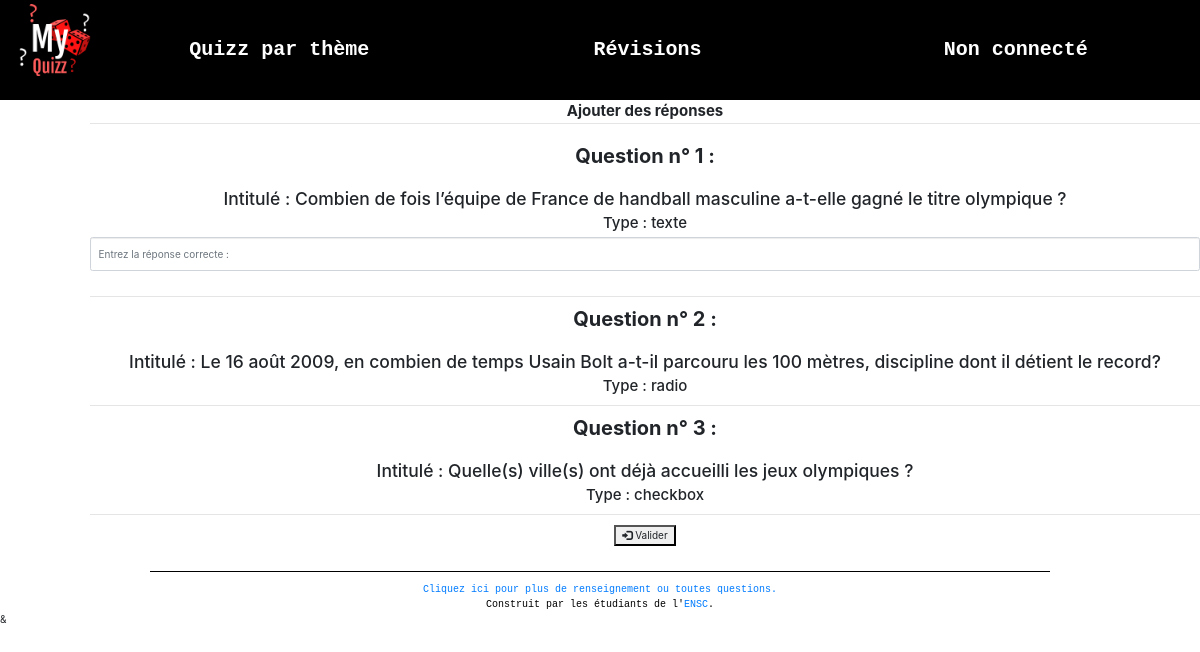
/add_reponse.php?id=1, run on the app's committed database.
### tables this page shows
CREATE TABLE `question` (
  `ques_id` int(11) NOT NULL,
  `ques_type` enum('texte','radio','checkbox') NOT NULL,
  `ques_cont` varchar(255) NOT NULL,
  `quiz_id` int(11) NOT NULL
);

### includes/function.php (called while the page is built, shortened)
<?php
function getDb() {
    try{
		return new PDO("mysql:host=localhost;dbname=myquizz;charset=utf8", 'root', '', array(PDO::ATTR_ERRMODE => PDO::ERRMODE_EXCEPTION));
    }
    catch(PDOException $e){
        echo "Erreur : " . $e->getMessage();
    }
}
?>

### add_reponse.php (the view, shortened to what this page needs)
<?php
	require_once "includes/function.php";
	$quizId = $_GET['id'];
	$stmt2 = getDb()->prepare('select * from question where quiz_id=?');
	$stmt2->execute(array($quizId));
	$questions = $stmt2->fetchAll();
?>
<!DOCTYPE html>
<html>
   <?php
		require_once "includes/head.php";
	?>
	<body>
		<?php require_once "includes/header.php"; ?>
		<form method="post" action="add_reponse.php?id="<?=$quizId?>">
			<div id="connexion">
				<fieldset><legend><strong>Ajouter des réponses </strong></legend><br/>
				<?php
				$numquestion=1;
				foreach ($questions as $question)
				{?>
					<h2><strong>Question n° <?=$numquestion?> : </strong></h2><br/>
					<h3> Intitulé : <?=$question['ques_cont']?> </h3>
					<h4> Type : <?=$question['ques_type']?></h4>
					<?php if($question['ques_type']=='texte')
					{ ?>
						<input type="text" name="<?=$numquestion?>" class="form-control" placeholder="Entrez la réponse correcte :" required autofocus><br/>
					<?php } ?>
					<hr/>
				<?php $numquestion++;
				} ?>
				<button type="submit" name="validation" class="boutonC"><span class="glyphicon glyphicon-log-in"></span> Valider</button><br/><br/>
			</div>
		</form>
		<?php include "includes/footer.php";
		include "includes/scripts.php";?>
	</body>
</html>&

### css/style.css (style rules this page uses)
body { width:100%; font-family : Courier New; }
#connexion { display: block; margin-left: 90px; text-align:center; }

### data on the page
question: ques_cont "Combien de fois l’équipe de France de handball masculine a-t-elle gagné le titre olympique ?", ques_type "texte"
question: ques_cont "Le 16 août 2009, en combien de temps Usain Bolt a-t-il parcouru les 100 mètres, discipline dont il détient le record?", ques_type "radio"
question: ques_cont "Quelle(s) ville(s) ont déjà accueilli les jeux olympiques ?", ques_type "checkbox"
